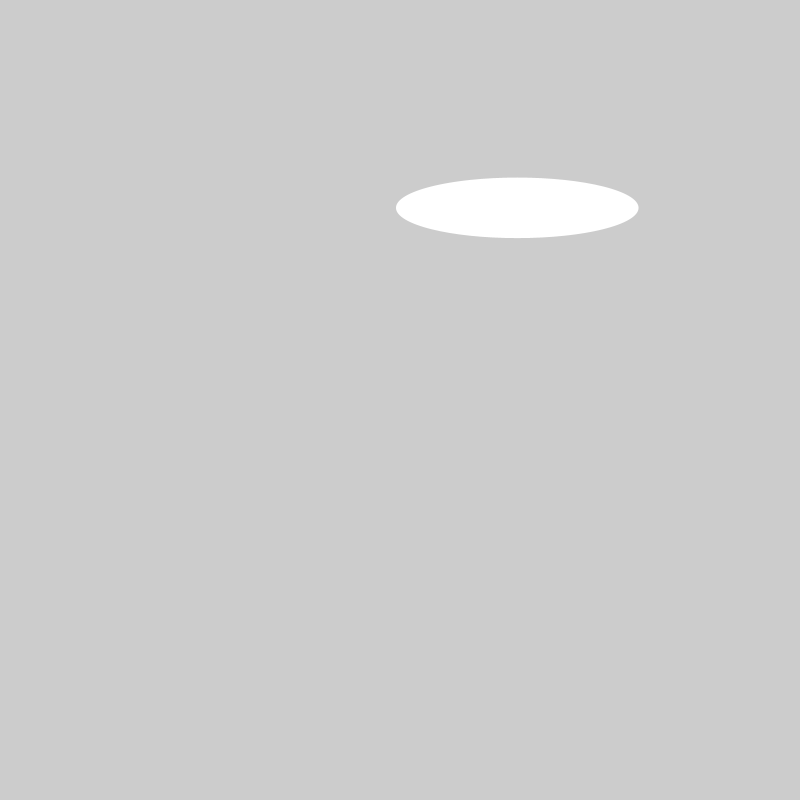
Frame 1 (no input)
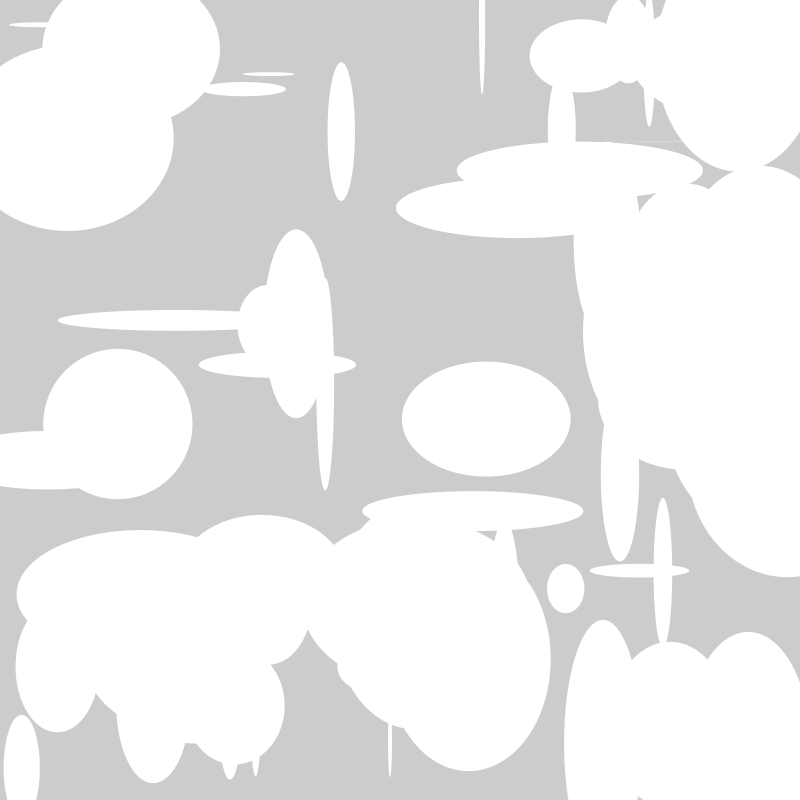
Frame 60 (the mouse pressed at the canvas centre just before this capture)
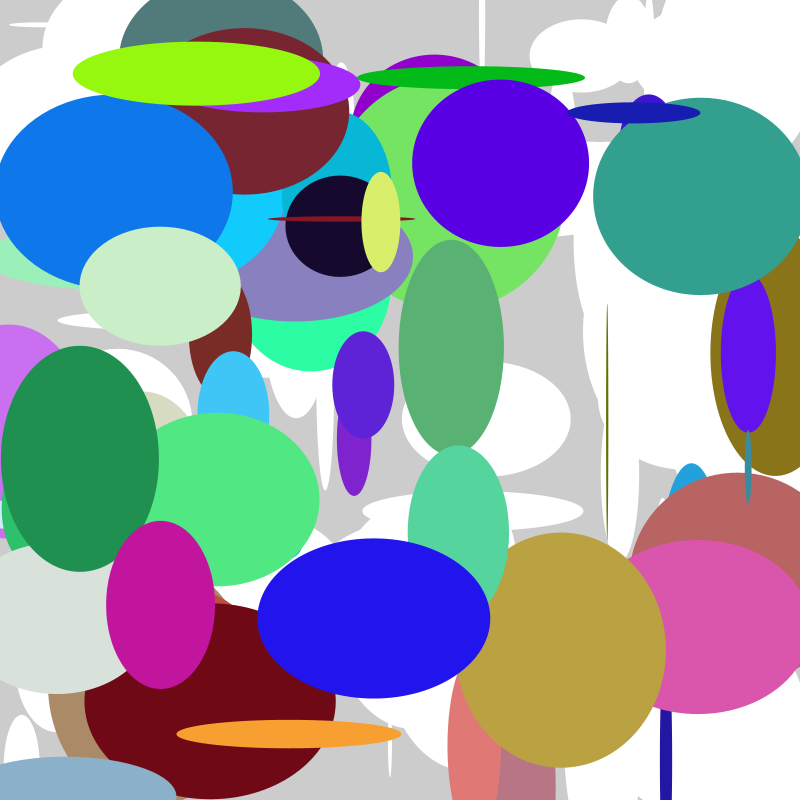
Frame 120 (the mouse held since frame 60 and released just before this capture)

The Processing sketch that drew these frames (run headless with seeded random() and noise(); from frame 60 on, the mouse is pressed at the canvas centre):

// Processing sketch: Beat_the_Blank_Canvas
// ── Beat_the_Blank_Canvas.pde
void setup() {
  size(800, 800);
}

void draw() {
  noStroke();  
  //2. make it a nice color
  fill(255, 255, 255);
  //3. if the mouse is pressed, fill the circle with a different color          
  if (mousePressed)
  {
    fill(random(255), random(255), random(255));
  }

  //1. draw an ellipse
  ellipse(random(800), random(800), random(255), random(255));
}
// Copyright Wintriss Technical Schools 2013
